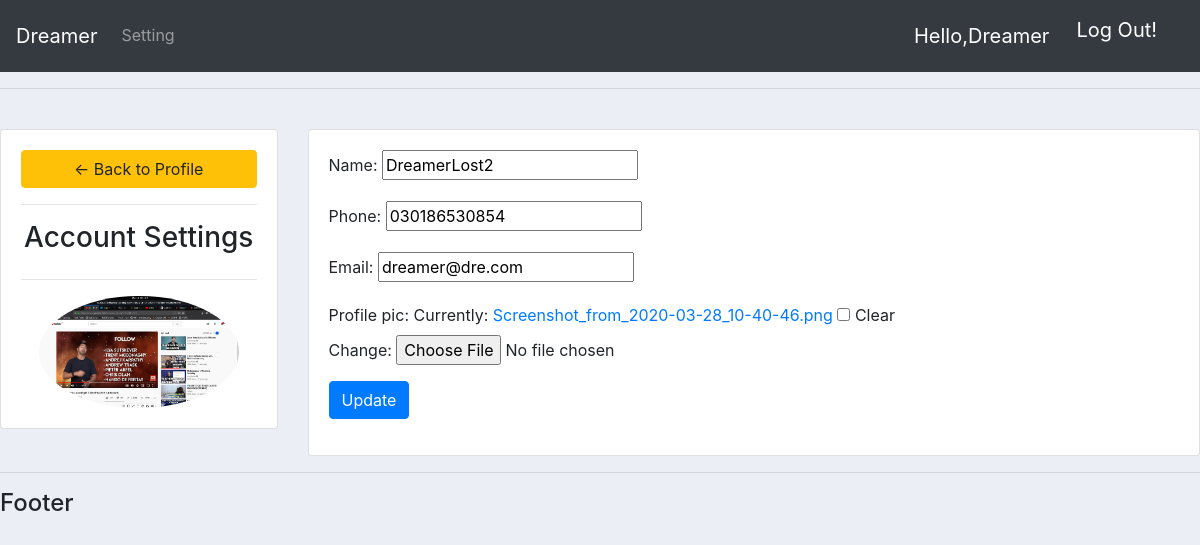
Page /setting (signed in) on the committed database.
### polls/models.py (models this page shows, shortened)
class Customer(models.Model):
    user = models.OneToOneField(User, null=True, on_delete=models.CASCADE)
    name = models.CharField(max_length=200, null=True)
    phone = models.CharField(max_length=150, null=True)
    email = models.CharField(max_length=200, null=True)
    profile_pic = models.ImageField(default='Screenshot_from_2020-03-16_14-58-41.png', null=True, blank=True)
    date_created = models.DateTimeField(auto_now_add=True, null=True)

### polls/decorator.py (the view)
        def wrapping_func(request, *args, **kwargs):
            group = None
            if request.user.groups.exists():
                group = request.user.groups.all()[0].name
            if group in allowed_roles:
                return view_func(request, *args, **kwargs)
            else:
                return HttpResponse('Sorry You  are not permit to enter..!!')

### polls/form.py
class CustomerForm(ModelForm):
    class Meta:
        model = Customer
        fields = '__all__'
        exclude = ['user']

### polls/decorator.py (called while the page is built)
def allowed_users(allowed_roles=[]):
    def decorator(view_func):
        def wrapping_func(request, *args, **kwargs):
            group = None
            if request.user.groups.exists():
                group = request.user.groups.all()[0].name
            if group in allowed_roles:
                return view_func(request, *args, **kwargs)
            else:
                return HttpResponse('Sorry You  are not permit to enter..!!')
        return wrapping_func
    return decorator

### polls/views.py (called while the page is built)
@login_required(login_url='login')
@allowed_users(allowed_roles=['customers'])
def setting(request):
    customer = request.user.customer
    form = CustomerForm(instance=customer)
    if request.method == 'POST':
        form = CustomerForm(request.POST, request.FILES, instance=customer)
        if form.is_valid():
            form.save()
    context = {'form': form}
    return render(request, 'polls/setting.html', context)

### polls/templates/polls/setting.html (shortened to what this page needs)
{%  extends 'polls/main.html' %}
{% load static %}
{% block content %}
<br>
<div class="row">
	<div class="col-md-3">
		<div class="card card-body">
			<a class="btn btn-warning" href="{% url 'home' %}"> &#8592; Back to Profile</a>
			<hr>
			<h3 style="text-align: center">Account Settings</h3>
			<hr>
			<img class="profile-pic" src="{{request.user.customer.profile_pic.url}}" >
		</div>
	</div>
	<div class="col-md-9">
		<div class="card card-body">
			<form method="POST" action="" enctype="multipart/form-data">
				{{form.as_p}}
			<input class="btn btn-primary" type="submit" name="Update Information" value="Update">
			</form>
		</div>
	</div>
</div>
{% endblock %}

### polls/templates/polls/navbar.html (shortened to what this page needs)
{% load static %}
<link rel="stylesheet" type="text/css" href="{% static '/css/btn3d.css' %}"/>
<nav class="navbar navbar-expand-lg navbar-dark bg-dark">
  <a class="navbar-brand" href="{% url 'home' %}">Dreamer</a>
  <div class="collapse navbar-collapse" id="navbarNav">
    <ul class="navbar-nav">
        {% if request.user.is_staff %}
      <li class="nav-item active">
        <a class="nav-link" href="{% url 'home' %}">DashBoard <span class="sr-only">(current)</span></a>
      </li>
      <li class="nav-item">
        <a class="nav-link" href="{% url 'products' %}">Products<span class="sr-only">(current)</span></a>
      </li>
        {% else %}
        <li class="nav-item">
            <a class="nav-link" href="{% url 'setting' %}">Setting</a>
        </li>
   {% endif %}
    </ul>
  </div>
      <span class="user">Hello,{{request.user}}</span>
      <span class="btn3d"> <a class="user" href="{% url 'logout' %}">Log Out!</a></span>
</nav>

### static/css/main.css (style rules this page uses)
body { background-color: #ebeff5; }

### static/css/navbar.css (style rules this page uses)
.navbar { background:#222222; }
.nav-item::after { content:'';display:block;width:0px;height:2px;background:#fec400;transition: 0.2s; }
.nav-link { padding:15px 5px;transition:0.2s; }

### static/css/btn3d.css (style rules this page uses)
.btn3d { position:relative; top: -6px; border:0; transition: all 40ms linear; margin-top:10px; margin-bottom:10px; margin-left:2px; margin-right:2px; }

### polls/templates/polls/navbar.html (style rules this page uses)
.user { color:#fff; font-size:20px; margin-right: 25px }

### polls/templates/polls/setting.html (style rules this page uses)
.profile-pic { max-width: 200px; max-height:200px; margin: 0 auto; border-radius: 50%; }

### rows in the picture
Customer: name "DreamerLost2", phone "030186530854", email "dreamer@dre.com"

### other values in the picture
{{ request.user }} "Dreamer"
